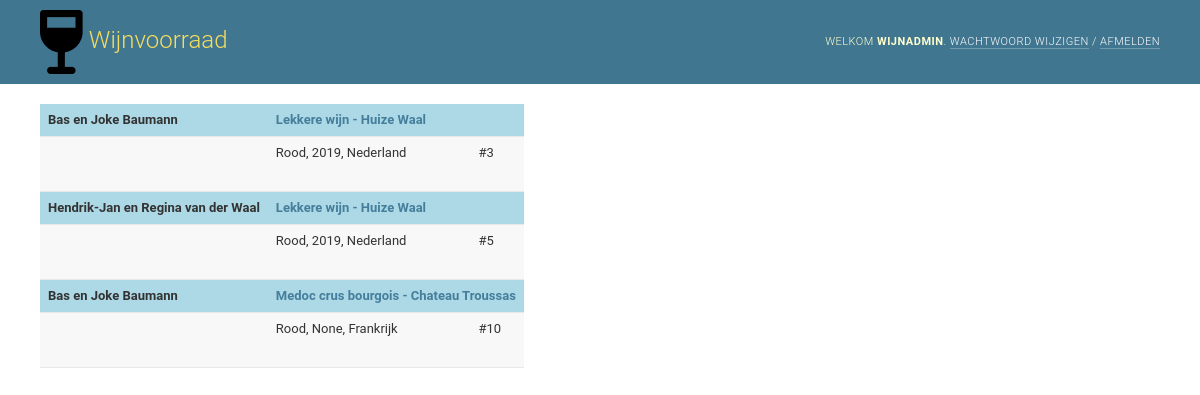
Screenshot of /WijnVoorraad/ (signed in) with the database file from the repository.
### WijnVoorraad/models.py (models this page shows, shortened)
class WijnVoorraad(models.Model):
    wijn = models.ForeignKey(Wijn, on_delete=models.PROTECT)
    deelnemer = models.ForeignKey(Deelnemer, on_delete=models.PROTECT)
    locatie = models.ForeignKey(Locatie, on_delete=models.PROTECT)
    vak = models.ForeignKey(Vak, on_delete=models.PROTECT, null=True, blank=True)
    aantal = models.IntegerField(default=0)
    class Meta:
        ordering = ["wijn", "deelnemer", "locatie", "vak"]
        verbose_name = "Wijnvoorraad"
        verbose_name_plural = "wijnvoorraad"
        constraints = [
            models.UniqueConstraint(
                name="unique_wijnvoorraad",
                fields=["wijn", "deelnemer", "locatie", "vak"],
                deferrable=Deferrable.DEFERRED,
            )
        ]

class Deelnemer(models.Model):
    naam = models.CharField(max_length=200)
    standaardLocatie = models.ForeignKey(
        Locatie, on_delete=models.SET_NULL, blank=True, null=True
    )
    users = models.ManyToManyField(
        User,
        through="DeelnemerUser",
        through_fields=("deelnemer", "user"),
    )
    class Meta:
        ordering = ["naam"]

class Wijn(models.Model):
    naam = models.CharField(max_length=200)
    domein = models.CharField(max_length=200)
    wijnsoort = models.ForeignKey(WijnSoort, on_delete=models.PROTECT)
    def validate_jaartal(jaartal):
        if not (1900 < jaartal < 2500):
            raise ValidationError(
                (
                    "%(jaartal)s is geen geldig jaartal. Het jaartal moet liggen tussen 1901 en 2499"
                ),
                params={"jaartal": jaartal},
            )
    jaar = models.PositiveSmallIntegerField(
        null=True, blank=True, validators=[validate_jaartal]
    )
    land = models.CharField(max_length=200, null=True, blank=True)
    streek = models.CharField(max_length=200, null=True, blank=True)
    classificatie = models.CharField(max_length=200, null=True, blank=True)
    leverancier = models.CharField(max_length=200, null=True, blank=True)
    website = models.URLField(max_length=200, null=True, blank=True)
    opmerking = models.CharField(max_length=200, null=True, blank=True)
    datumAangemaakt = models.DateTimeField(auto_now_add=True)
    datumAfgesloten = models.DateTimeField(null=True, blank=True)
    wijnDruivensoorten = models.ManyToManyField(
        DruivenSoort,
        through="WijnDruivensoort",
        through_fields=("wijn", "druivensoort"),
    )
    class Meta:
        ordering = ["naam"]
        verbose_name_plural = "wijnen"
        constraints = [
            models.UniqueConstraint(
                name="unique_wijn",
                fields=["naam", "domein"],
                deferrable=Deferrable.DEFERRED,
            )
        ]

class WijnSoort(models.Model):
    omschrijving = models.CharField(max_length=200)
    class Meta:
        ordering = ["omschrijving"]
        verbose_name = "wijnsoort"
        verbose_name_plural = "wijnsoorten"

### WijnVoorraad/views.py (the view)
# urls.py: path('', views.index, name='index'),
@login_required
def index(request):
    u = request.user
    du = DeelnemerUser.objects.filter(user=u).values('deelnemer')
    if du.count() != 0:
        d = Deelnemer.objects.filter(pk__in=du)
        voorraad_list = WijnVoorraad.objects.filter(deelnemer__in=d)
    else:
        d = None
        voorraad_list = WijnVoorraad.objects.all()
    context = {'voorraad_list': voorraad_list}
    context['deelnemer_list'] = d
    return render(request, 'WijnVoorraad/index.html', context)

### WijnVoorraad/templates/WijnVoorraad/index.html (shortened to what this page needs)
{% extends "./base.html" %} {% block content %}
<table>
  {% for v in voorraad_list %}
  <tr class="mainrow">
    {% if deelnemer_list.all.count != 1 %}
    <td class="mainrow">
      {% ifchanged %}<b>{{ v.deelnemer.naam }}</b>{% endifchanged %}
    </td>
    {% endif %}
    <td colspan="2" class="mainrow">
      <b
        ><a href="{% url 'WijnVoorraad:detail' v.id %}"
          >{{ v.wijn.naam }} - {{ v.wijn.domein }}</a
        ></b
      >
    </td>
  </tr>
  <tr class="nextrow">
    {% if deelnemer_list.all.count != 1 %}
        <td></td>
    {% endif %}
    <td class="nextrow">
      {{ v.wijn.wijnsoort.omschrijving }}, {{ v.wijn.jaar }}, {{ v.wijn.land }}
    </td>
    <td class="nextrow">#{{ v.aantal }}</td>
  </tr>
  {% empty %}
  <p>Er is GEEN voorraad.</p>
  {% endfor %}
</table>
{% endblock %}

### WijnVoorraad/templates/WijnVoorraad/base.html (shortened to what this page needs)
{% load i18n static %}
<!DOCTYPE html>
<html lang="nl-nl">
<head>
    <link rel="stylesheet" href="{% static 'WijnVoorraad/style.css' %}">
</head>
<body>
<body class="{% if is_popup %}popup {% endif %}{% block bodyclass %}{% endblock %}"
  data-admin-utc-offset="{% now "Z" %}">
<div id="container">
    {% if not is_popup %}
    {% block header %}
    <div id="header">
        <div id="branding">
          <h1 id="site-name"><img src="{% static 'WijnVoorraad/Wineicon.png'%}" alt="logo">
            <a href="{% url 'WijnVoorraad:index' %}">{{ site_header|default:_('Wijnvoorraad') }}</a></h1>
        </div>
        <div id="user-tools">
                Welkom
                <strong>{% firstof user.get_short_name user.get_username %}</strong>.
                <a href="{% url 'password_change' %}">Wachtwoord wijzigen</a> /
                <form id="logout-form" method="post" action="{% url 'logout' %}">
                    <button type="submit">Afmelden</button>
                </form>
        </div>
    </div>
    {% endblock %}
    {% endif %}
    <div class="main" id="main">
      <div class="content">
        <div id="content" class="{% block coltype %}colM{% endblock %}">
          {% block content %}{% endblock %}
          <br class="clear">
        </div>
      </div>
    </div>
</div>
</body>
</html>

### WijnVoorraad/static/WijnVoorraad/style.css (style rules this page uses)
.mainrow { background-color: lightblue; }
.nextrow { padding-bottom: 30px; }
:root { --primary: #79aec8; --secondary: #417690; --accent: #f5dd5d; --primary-fg: #fff; --body-fg: #333; --body-bg: #fff; --body-quiet-color: #666; --body-loud-color: #000; --header-color: #ffc; --header-branding-color: var(--accent); --header-bg: var(--secondary); --header-link-color: var(--primary-fg); --link-fg: #447e9b; --link-hover-color: #036; --link-selected-fg: #5b80b2; --hairline-color: #e8e8e8; --border-color: #ccc; --error-fg: #ba2121; --message-success-bg: #dfd; --message-warning-bg: #ffc; --message-error-bg: #ffefef; --darkened-bg: #f8f8f8; --selected-bg: #e4e4e4; --selected-row: #ffc; --button-fg: #fff; --button-bg: var(--primary); --button-hover-bg: #609ab6; --default-button-bg: var(--secondary); --default-button-hover-bg: #205067; --close-button-bg: #888; --close-button-hover-bg: #747474; --delete-button-bg: #ba2121; --delete-button-hover-bg: #a41515; --object-tools-fg: var(--button-fg); --object-tools-bg: var(--close-button-bg); --object-tools-hover-bg: var(--close-button-hover-bg); }
html, body { height: 100%; }
body { margin: 0; padding: 0; font-size: 0.875rem; font-family: "Roboto","Lucida Grande","DejaVu Sans","Bitstream Vera Sans",Verdana,Arial,sans-serif; color: var(--body-fg); background: var(--body-bg); }
a:link, a:visited { color: var(--link-fg); text-decoration: none; transition: color 0.15s, background 0.15s; }
h1,h2,h3,h4,h5 { font-weight: bold; }
h1 { margin: 0 0 20px; font-weight: 300; font-size: 1.25rem; color: var(--body-quiet-color); }
form { margin: 0; padding: 0; }
p img, h1 img, h2 img, h3 img, h4 img, td img { vertical-align: middle; }
table { border-collapse: collapse; border-color: var(--border-color); }
td, th { font-size: 0.8125rem; line-height: 16px; border-bottom: 1px solid var(--hairline-color); vertical-align: top; padding: 8px; }
tr:nth-child(odd), .row-form-errors { background: var(--body-bg); }
tr:nth-child(even), tr:nth-child(even) .errorlist, tr:nth-child(odd) + .row-form-errors, tr:nth-child(odd) + .row-form-errors .errorlist { background: var(--darkened-bg); }
#container { position: relative; width: 100%; min-width: 980px; padding: 0; display: flex; flex-direction: column; height: 100%; }
#container > div { flex-shrink: 0; }
#container > .main { display: flex; flex: 1 0 auto; }
.main > .content { flex: 1 0; max-width: 100%; }
#content { padding: 20px 40px; }
#header { width: auto; height: auto; display: flex; justify-content: space-between; align-items: center; padding: 10px 40px; background: var(--header-bg); color: var(--header-color); overflow: hidden; }
#header a:link, #header a:visited, #logout-form button { color: var(--header-link-color); }
#branding { float: left; }
#branding h1 { padding: 0; margin: 0 20px 0 0; font-weight: 300; font-size: 1.5rem; color: var(--header-branding-color); }
#branding h1 a:link, #branding h1 a:visited { color: var(--accent); }
#logout-form { display: inline; }
#logout-form button { background: none; border: 0; cursor: pointer; font-family: "Roboto","Lucida Grande","DejaVu Sans","Bitstream Vera Sans",Verdana,Arial,sans-serif; }
#user-tools { float: right; margin: 0 0 0 20px; text-align: right; }
#user-tools, #logout-form button { padding: 0; font-weight: 300; font-size: 0.6875rem; letter-spacing: 0.5px; text-transform: uppercase; }
#user-tools a, #logout-form button { border-bottom: 1px solid rgba(255, 255, 255, 0.25); }

### rows the page displays
WijnVoorraad: deelnemer.naam "Bas en Joke Baumann", wijn.naam "Lekkere wijn", wijn.domein "Huize Waal", wijn.wijnsoort.omschrijving "Rood", wijn.jaar "2019", wijn.land "Nederland", aantal "3"
WijnVoorraad: deelnemer.naam "Hendrik-Jan en Regina van der Waal", wijn.naam "Lekkere wijn", wijn.domein "Huize Waal", wijn.wijnsoort.omschrijving "Rood", wijn.jaar "2019", wijn.land "Nederland", aantal "5"
WijnVoorraad: deelnemer.naam "Bas en Joke Baumann", wijn.naam "Medoc crus bourgois", wijn.domein "Chateau Troussas", wijn.wijnsoort.omschrijving "Rood", wijn.jaar "None", wijn.land "Frankrijk", aantal "10"

### other values shown
{{ site_header|default:_('Wijnvoorraad') }} "Wijnvoorraad"
